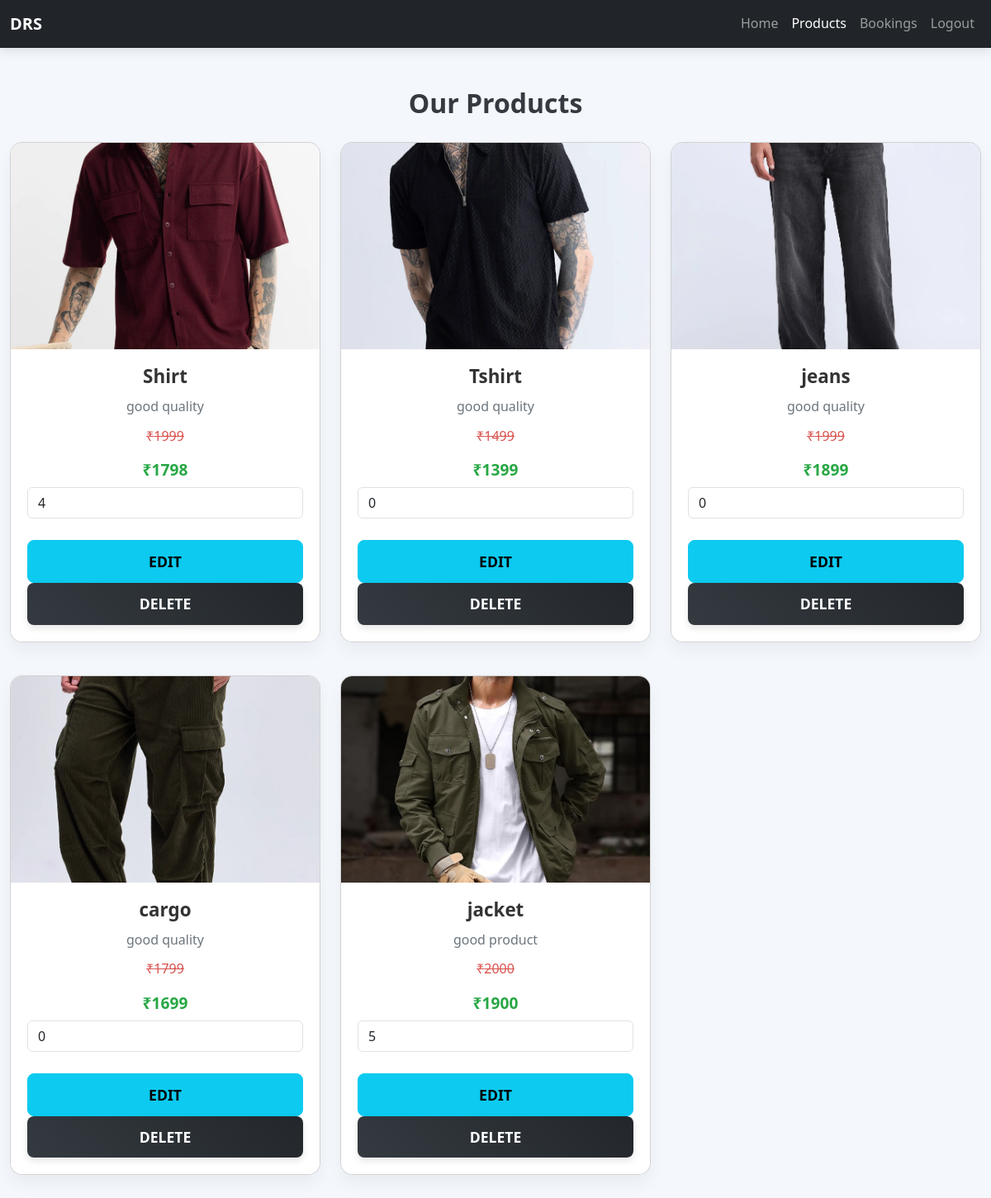
/products/ (signed in), run on an earlier commit of the app's database.
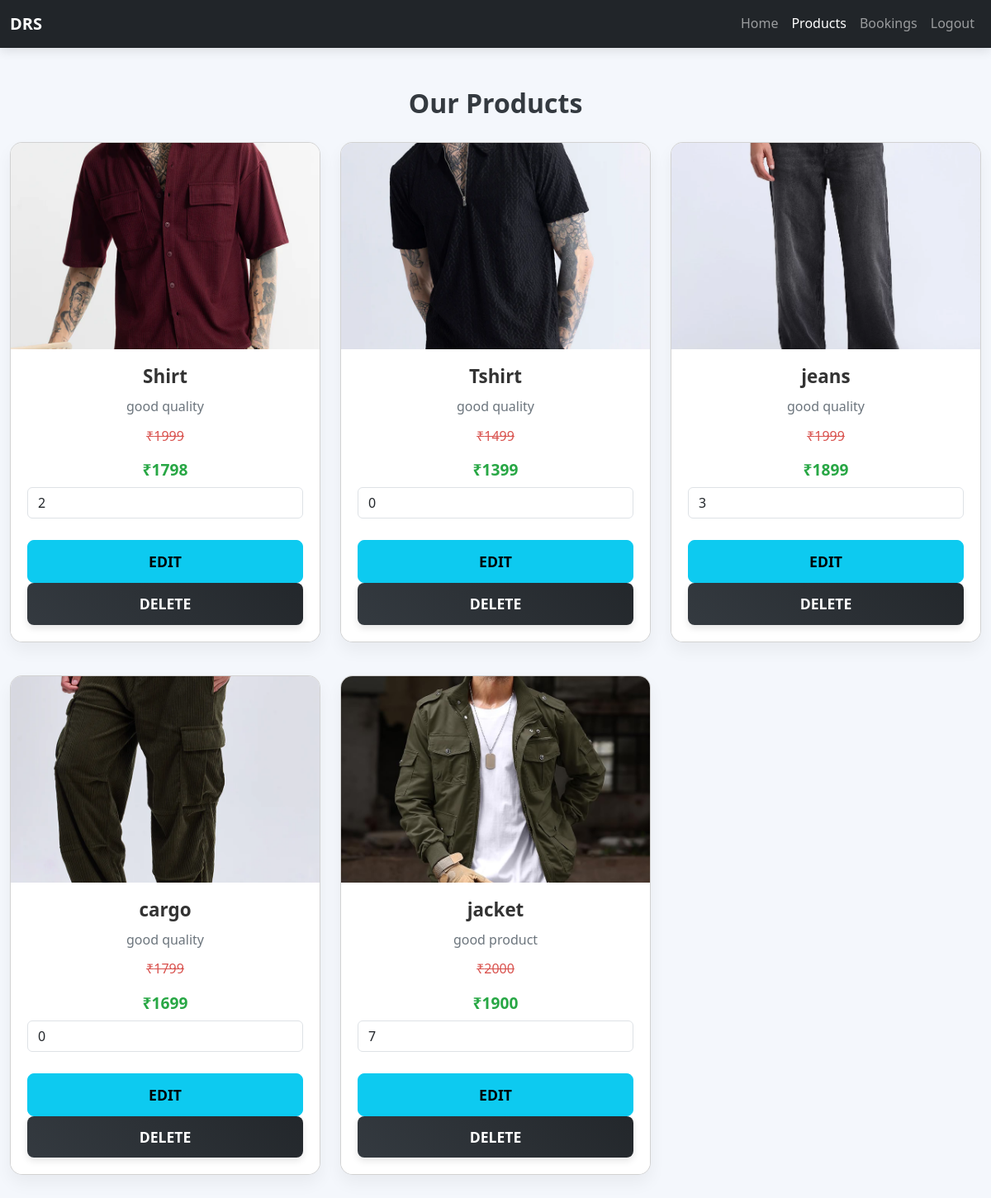
And on a later commit of the database.
### app/models.py (models this page shows, shortened)
class Product(models.Model):
    pro_id=models.TextField()
    name=models.TextField()
    price=models.IntegerField()
    ofr_price=models.IntegerField()
    img=models.FileField()
    dis=models.TextField()
    sizes = models.ManyToManyField(Size, related_name='Sizes')
    quantity = models.PositiveIntegerField(default=0)  # New field for stock quantity

### app/views.py (the view)
# urls.py: path('products/',views.products),
def products(req):
    if 'drs_shop' in req.session:
        data=Product.objects.all()
        return render(req,'shop/Products.html',{'data':data})
    else:
        return redirect(shp_login)

### templates/shop/Products.html (shortened to what this page needs)
<!DOCTYPE html>
<html lang="en">
<head>
    <link href="https://cdn.jsdelivr.net/npm/bootstrap@5.3.3/dist/css/bootstrap.min.css" rel="stylesheet">
</head>
<body>
    <nav class="navbar navbar-expand-lg navbar-dark bg-dark">
        <div class="container">
            <a class="navbar-brand" href="#">DRS</a>
            <div class="collapse navbar-collapse" id="navbarNav">
                <ul class="navbar-nav ms-auto">
                    <li class="nav-item"><a class="nav-link" href="shp_home">Home</a></li>
                    <li class="nav-item"><a class="nav-link active" href="#">Products</a></li>
                    <li class="nav-item"><a class="nav-link" href="bookings">Bookings</a></li>
                    <li class="nav-item"><a class="nav-link" href="shp_logout">Logout</a></li>
                </ul>
            </div>
        </div>
    </nav>
    <div class="container py-5">
        <h2>Our Products</h2>
        <div class="row">
          {% for product in data %}
          <div class="col-lg-4 col-md-6 col-sm-12">
            <div class="card">
              <img class="card-img-top" src="{{product.img.url}}" alt="Product image">
              <div class="card-body">
                <h4 class="card-title">{{product.name}}</h4>
                <p class="card-text">{{product.dis}}</p>
                <div class="price-section">
                    <p class="original-price">₹{{product.price}}</p>
                    <h4 class="offer-price">₹{{product.ofr_price}}</h4>
                    <div class="quantity">
                        <input type="number" id="qty-{{ product.pk }}" class="form-control quantity-input" min="1" value="{{ product.quantity }}">
                    </div>
                </div><br>
                <a href="{% url 'edit_prod' pid=product.id %}" class="btn btn-info">Edit</a>
                <a href="delete_prod/{{product.pk}}" class="btn btn-dark">Delete</a>
              </div>
            </div>
          </div>
          {% endfor %}
        </div>
    </div>
</body>
</html>

What changed in the data, as far as the page shows it:
changed Product "Shirt": quantity "4" → "2"
changed Product "jeans": quantity "0" → "3"
changed Product "jacket": quantity "5" → "7"
